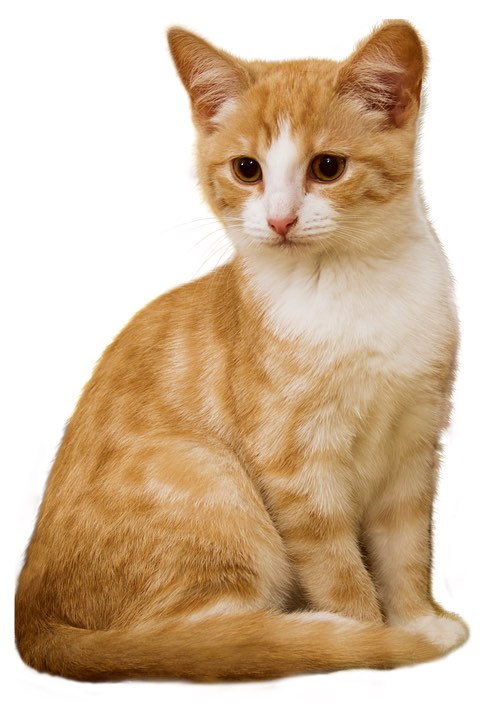
//> input picture 第一部分-快速上手OpenCV/chapter01-邂逅OpenCV/cat.jpg, 498 x 720 px
$ ./ConvexHullComphrensiveExample   (built with g++ and OpenCV 4)
//> lines starting //> are read from the running program, lines starting //| are printed output that depends on the picture; after the words box and inside, x2 and y2 are one past the last pixel; in counts of white or black regions, pixels touching at a corner belong together
#include <iostream>
#include <vector>
#include <opencv2/opencv.hpp>
#include <opencv2/highgui/highgui.hpp>
#include <opencv2/imgproc/imgproc.hpp>

using namespace std;
using namespace cv;

#define WINDOW_NAME1 "[原始图窗口]"
#define WINDOW_NAME2 "[效果图窗口]"

// 描述: 全局变量的声明
Mat g_srcImage, g_grayImage;
int g_nThresh = 50;
int g_maxThresh = 255;
RNG g_rng(12345);
Mat srcImage_copy = g_srcImage.clone();
Mat g_thresholdImage_output;
vector<vector<Point> > g_vContours;
vector<Vec4i> g_vHierarchy;

// 描述: 全局函数的声明
void on_ThreshChange(int, void*);

int main(int argc, char** argv) {

    g_srcImage = imread("cat.jpg", 1);
//> g_srcImage is the input picture: 720 rows x 498 cols, CV_8UC3; mean B, G, R 162.6, 189.2, 213.4
    cvtColor(g_srcImage, g_grayImage, COLOR_BGR2GRAY);
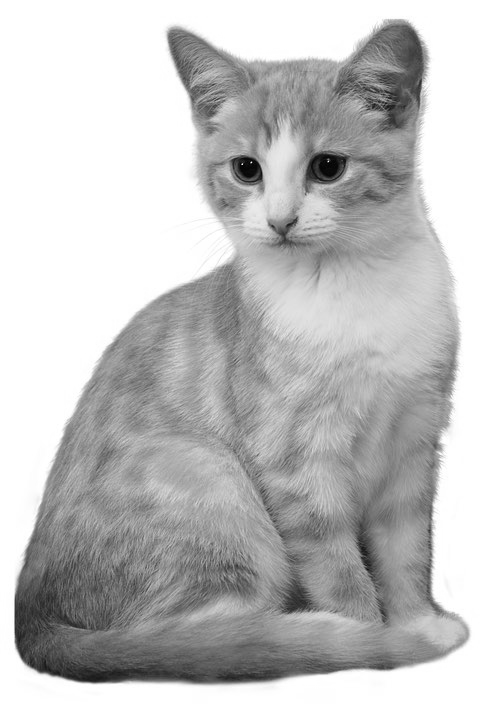
//> g_grayImage: 720 rows x 498 cols, CV_8UC1; min 2, max 255, mean 193.4
    blur(g_grayImage, g_grayImage, Size(3, 3));

    // 创建原图窗口并显示
    namedWindow(WINDOW_NAME1, WINDOW_AUTOSIZE);
    imshow(WINDOW_NAME1, g_srcImage);

    // 创建滚动条
    createTrackbar("阈值:", WINDOW_NAME1, &g_nThresh, g_maxThresh, on_ThreshChange);
    on_ThreshChange(0, 0); // 调用一次进行初始化

    waitKey(0);

    return 0;

}

void on_ThreshChange(int, void*) {
    // 对图像进行二值化, 控制阈值
    threshold(g_grayImage, g_thresholdImage_output, g_nThresh, 255, THRESH_BINARY);
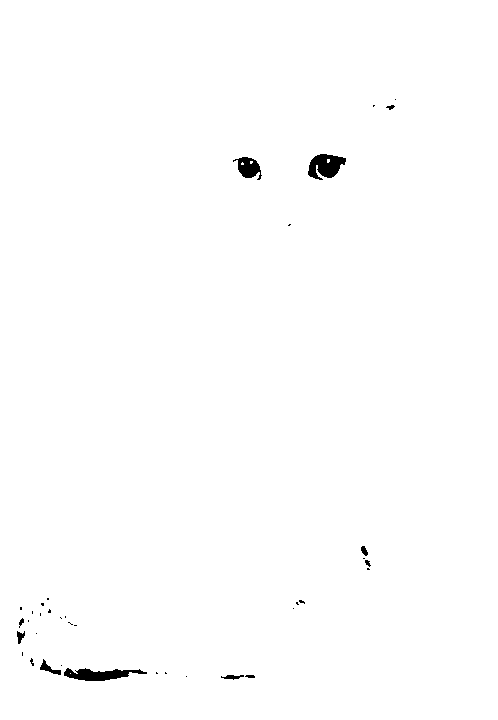
//> g_thresholdImage_output: 720 rows x 498 cols, CV_8UC1; 99.4% white; 37 black regions (26 under 20 px)

    // 寻找轮廓
    findContours(g_thresholdImage_output, g_vContours, g_vHierarchy, RETR_TREE, CHAIN_APPROX_SIMPLE, Point(0, 0));
//> g_vContours = 47 contours, 33 with area under 20; largest, box (x1, y1, x2, y2) and area: (0, 0, 498, 720) 357343, (307, 153, 347, 181) 719, (63, 667, 148, 682) 708, (232, 156, 263, 181) 434, (39, 658, 62, 676) 145; g_vHierarchy = 47 items, first 8: [-1, -1, 1, -1], [2, -1, -1, 0], [3, 1, -1, 0], [4, 2, -1, 0], [5, 3, -1, 0], [6, 4, -1, 0], [7, 5, -1, 0], [9, 6, 8, 0]

    // 遍历每个轮廓, 寻找其凸包
    vector<vector<Point> > hull(g_vContours.size());
//> hull = 47 empty contours
    for (unsigned int i=0; i < g_vContours.size(); i++) {
        convexHull(Mat(g_vContours[i]), hull[i], false);
    }
//> this loop made 47 passes

    // 绘出轮廓及其凸包
    Mat drawing = Mat::zeros(g_thresholdImage_output.size(), CV_8UC3);
    for (unsigned int i=0; i < g_vContours.size(); i++) {
        Scalar color = Scalar(g_rng.uniform(0, 255), g_rng.uniform(0, 255), g_rng.uniform(0, 255));
        drawContours(drawing, g_vContours, i, color, 1, 8, vector<Vec4i>(), 0, Point());
        drawContours(drawing, hull, i, color, 1, 8, vector<Vec4i>(), 0, Point());
    }
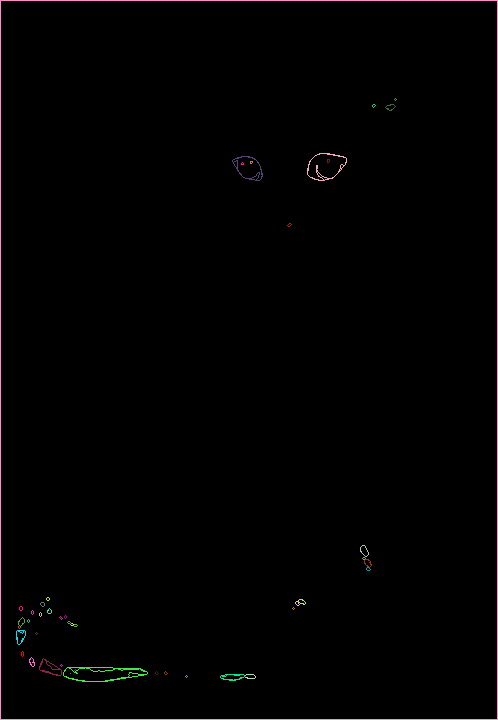
//> drawing: 720 rows x 498 cols, CV_8UC3; mean B, G, R 1.8, 1.5, 2.1

    // 显示效果图
    imshow(WINDOW_NAME2, drawing);

}
